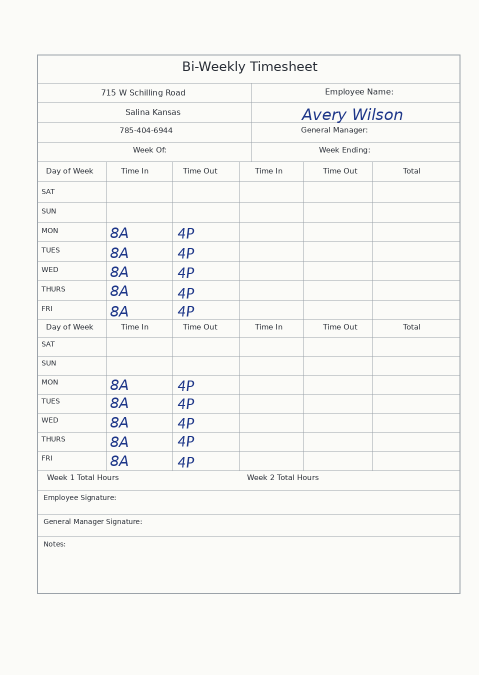
#> input picture test_samples/01_Daytime.png, 958 x 1350 px (shown at 1/2 size)
$ python -i form_geometry.py   (imports and definitions only)
#> lines starting #> are read from the running program, lines starting #| are printed output that depends on the picture; after the words box and inside, x2 and y2 are one past the last pixel; in counts of white or black regions, pixels touching at a corner belong together
#> further down, picture is the input picture: PIL image 958x1350 RGB; mean R, G, B 246, 246.3, 244.1
"""Locate this hotel's printed clock grid without using handwriting content."""
from __future__ import annotations
from dataclasses import dataclass
from PIL import Image

REF_W, REF_H = 958, 1350
ROW_Y = [(368 + 39*i, 405 + 39*i) for i in range(7)] + [(673 + 38*i, 712 + 38*i) for i in range(7)]
COL_X = ((215, 342), (350, 474), (479, 602), (612, 738))
_COLUMN_BORDERS = (213, 345, 478, 607, 745)


def _intersection(vertical, horizontal):
    a, b = vertical  # x = a*y + b
    c, d = horizontal  # y = c*x + d
    x = (a*d+b)/(1-a*c)
    return x, c*x+d


@dataclass(frozen=True)
class FormGrid:
    image_size: tuple[int, int]
    analysis_size: tuple[int, int]
    vertical: tuple
    row_bounds: tuple

    def cell_quad(self, row: int, column: int):
        sx = self.image_size[0]/self.analysis_size[0]
        sy = self.image_size[1]/self.analysis_size[1]
        top, bottom = self.row_bounds[row]
        left, right = self.vertical[column:column+2]
        return tuple((x*sx, y*sy) for x, y in (
            _intersection(left, top), _intersection(right, top),
            _intersection(right, bottom), _intersection(left, bottom)))

    def _cell_geometry(self, row: int, column: int):
        import numpy as np
        quad = np.asarray(self.cell_quad(row, column), dtype='float32')
        width = round((np.linalg.norm(quad[1]-quad[0]) + np.linalg.norm(quad[2]-quad[3]))/2)
        height = round((np.linalg.norm(quad[3]-quad[0]) + np.linalg.norm(quad[2]-quad[1]))/2)
        inset = max(1, round(self.image_size[0]/REF_W))
        return quad, width, height, inset

    def crop_size(self, row: int, column: int) -> tuple[int, int]:
        _, width, height, inset = self._cell_geometry(row, column)
        return width - 2 * inset, height - 2 * inset

    def crop_cell(self, image: Image.Image, row: int, column: int) -> Image.Image:
        import cv2
        import numpy as np
        if image.size != self.image_size:
            raise ValueError('Grid belongs to a different image size')
        quad, width, height, inset = self._cell_geometry(row, column)
        # Keep the interpolation neighborhood while avoiding a full-page
        # array copy for every cell of a high-resolution photo.
        origin = np.maximum(np.floor(quad.min(axis=0)).astype(int) - 1, 0)
        end = np.minimum(np.ceil(quad.max(axis=0)).astype(int) + 2, image.size)
        region = image.crop((*origin, *end)).convert('RGB')
        quad -= origin.astype('float32')
        destination = np.asarray(((0, 0), (width-1, 0), (width-1, height-1),
                                  (0, height-1)), dtype='float32')
        matrix = cv2.getPerspectiveTransform(quad, destination)
        cell = cv2.warpPerspective(np.asarray(region), matrix,
                                  (width, height), borderValue=(255, 255, 255))
        return Image.fromarray(cell).crop((inset, inset, width-inset, height-inset))


def find_form_grid(image: Image.Image) -> FormGrid | None:
    """Return a validated 14-row/four-clock-column grid, or abstain.

    Only long, neutral-colored printed rules contribute to alignment. Blue ink
    cannot supply a clock-column boundary. Partial or implausible grids fall
    back to the existing fixed crops rather than guessing another layout.
    """
    import cv2
    import numpy as np
    if image.width < 450 or image.height < 650:
        return None
    width = min(REF_W, image.width)
#> width = 958
    height = round(image.height*width/image.width)
#> height = 1350
    if not 1.2 < height/width < 1.7:
        return None
    a = np.asarray(image.convert('RGB').resize((width, height))).astype('int16')
    mask = (a.max(axis=2)-a.min(axis=2) < 38) & (a.mean(axis=2) < 225)
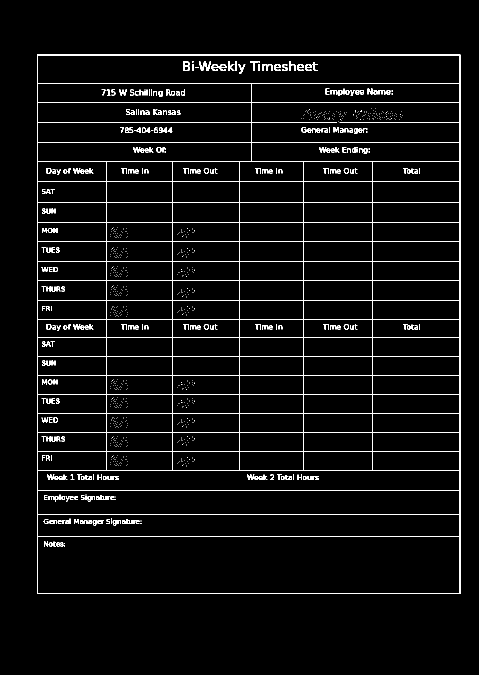
#> mask: shape (1350, 958) bool (shown at 1/2 size); 3.5% white in thin lines or dots, all inside (x1, y1, x2, y2) = (74, 109, 921, 1188)
    mask[:round(height*.22)] = False
    mask[round(height*.72):] = False
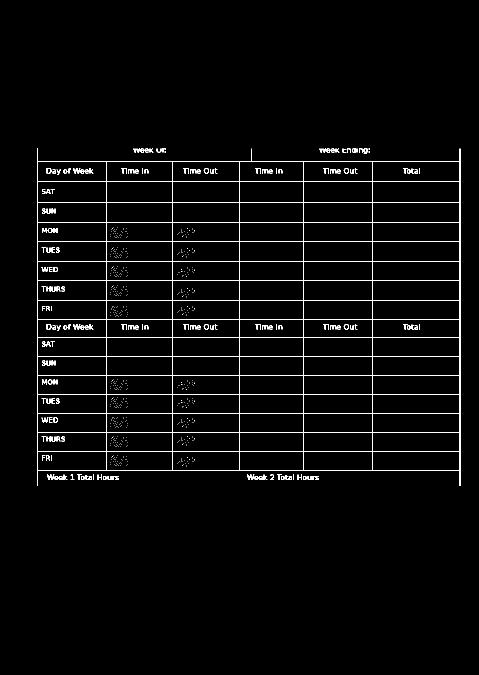
#> mask: shape (1350, 958) bool (shown at 1/2 size); 2.2% white in thin lines or dots, all inside (x1, y1, x2, y2) = (74, 297, 921, 972)
    segments = cv2.HoughLinesP(np.uint8(mask)*255, 1, np.pi/1800,
        threshold=65, minLineLength=round(height*.075), maxLineGap=round(width*.05))
#> segments = 61 rows, first 6: [74, 789, 920, 789], [74, 600, 920, 600], [74, 903, 920, 903], [74, 522, 920, 522], [74, 941, 920, 941], [74, 674, 920, 674]
    if segments is None:
        return None
    mid_y, mid_x = height*.5, width*.5
#> mid_y = 675; mid_x = 479
    vertical, horizontal = [], []
    for x1, y1, x2, y2 in segments[:, 0, :]:
        dx, dy = float(x2-x1), float(y2-y1)
        if abs(dy) > height*.09 and abs(dx) < abs(dy)*.08:
            slope = dx/dy
            vertical.append((slope, x1-slope*y1, abs(dy)))
        if abs(dx) > width*.35 and abs(dy) < abs(dx)*.06:
            slope = dy/dx
            horizontal.append((slope, y1-slope*x1, abs(dx)))
#> this loop made 61 passes
#> (x1, y1, x2, y2, dx, dy, slope) on passes 1 to 12: (74, 789, 920, 789, 846, 0, 0), (74, 600, 920, 600, 846, 0, 0), (74, 903, 920, 903, 846, 0, 0), (74, 522, 920, 522, 846, 0, 0), (74, 941, 920, 941, 846, 0, 0), (74, 674, 920, 674, 846, 0, 0), (74, 561, 920, 561, 846, 0, 0), (74, 713, 920, 713, 846, 0, 0), (74, 362, 920, 362, 846, 0, 0), (74, 323, 920, 323, 846, 0, 0), (74, 827, 920, 827, 846, 0, 0), (74, 405, 920, 405, 846, 0, 0)
#> (dx, dy, slope) on pass 61: (12, -237, -0.0506)
#> after the loop, horizontal = [(0, 789, 846), (0, 600, 846), (0, 903, 846), (0, 522, 846), (0, 941, 846), (0, 674, 846), (0, 561, 846), (0, 713, 846), (0, 362, 846), (0, 323, 846), (0, 827, 846), (0, 405, 846), (0, 483, 846), (0, 444, 846), (0, 751, 846), (0, 865, 846), (0, 638, 846)]; vertical = 20 items, first 6: (0.00148, 73.56, 674), (0, 607, 635), (0, 478, 616), (0, 919, 674), (0, 345, 616), (0, 745, 616)
    selected = []
    for border in _COLUMN_BORDERS:
        expected = border*width/REF_W
        candidates = [v for v in vertical if abs(v[0]*mid_y+v[1]-expected) < width*.06]
        if not candidates:
            return None
        # Long rules are more reliable than short text/edge fragments.
        chosen = max(candidates, key=lambda line: line[2])
        selected.append(chosen[:2])
#> this loop made 5 passes
#> after the loop, selected = [(0, 213), (0, 345), (0, 478), (0, 607), (0, 745)]
    slopes = np.asarray([v[0] for v in selected])
#> slopes = [0, 0, 0, 0, 0]
    if float(slopes.max()-slopes.min()) > .045:
        return None
    for y in (height*.3, height*.7):
        positions = [a*y+b for a, b in selected]
        gaps = np.diff(positions)
        if np.any(gaps < width*.10) or np.any(gaps > width*.19):
            return None
#> this loop made 2 passes
#> (positions, gaps) on passes 1 to 2: ([213, 345, 478, 607, 745], [132, 133, 129, 138]), ([213, 345, 478, 607, 745], [132, 133, 129, 138])

    # Merge the two edges of a printed rule and duplicate Hough segments.
    groups = []
    for line in sorted(horizontal, key=lambda h: h[0]*mid_x+h[1]):
        value = line[0]*mid_x+line[1]
        if groups and abs(value-groups[-1][0]) < 3:
            groups[-1][1].append(line)
            groups[-1][0] = float(np.average([h[0]*mid_x+h[1]
                for h in groups[-1][1]], weights=[h[2] for h in groups[-1][1]]))
        else:
            groups.append([value, [line]])
#> this loop made 17 passes
#> (line, value) on passes 1 to 12: ((0, 323, 846), 323), ((0, 362, 846), 362), ((0, 405, 846), 405), ((0, 444, 846), 444), ((0, 483, 846), 483), ((0, 522, 846), 522), ((0, 561, 846), 561), ((0, 600, 846), 600), ((0, 638, 846), 638), ((0, 674, 846), 674), ((0, 713, 846), 713), ((0, 751, 846), 751)
#> after the loop, groups = 17 items
    rules = [max(group, key=lambda h: h[2])[:2] for _, group in groups]
#> rules = [(0, 323), (0, 362), (0, 405), (0, 444), (0, 483), (0, 522), (0, 561), (0, 600), (0, 638), (0, 674), (0, 713), (0, 751), (0, 789), (0, 827), (0, 865), (0, 903), (0, 941)]
    row_bounds = []
    for week in range(2):
        rows = ROW_Y[week*7:week*7+7]
        expected = [r[0]*height/REF_H for r in rows] + [rows[-1][1]*height/REF_H]
        step = (expected[-1]-expected[0])/7
        matched = []
        for value in expected:
            nearest = min(rules, key=lambda h: abs(h[0]*mid_x+h[1]-value), default=None)
            matched.append(nearest if nearest and abs(nearest[0]*mid_x+nearest[1]-value) < step*.34 else None)
        if sum(h is not None for h in matched) < 6 or matched[0] is None or matched[-1] is None:
            return None
        for i, rule in enumerate(matched):
            if rule is None:
                left = max(j for j in range(i) if matched[j] is not None)
                right = min(j for j in range(i+1, 8) if matched[j] is not None)
                fraction = (i-left)/(right-left)
                matched[i] = tuple(matched[left][k]*(1-fraction) + matched[right][k]*fraction
                                   for k in range(2))
        positions = [a*mid_x+b for a, b in matched]
        gaps = np.diff(positions)
        if np.any(gaps < step*.65) or np.any(gaps > step*1.35):
            return None
        row_bounds.extend(zip(matched[:-1], matched[1:]))
#> this loop made 2 passes
#> (positions, gaps) on passes 1 to 2: ([362, 405, 444, 483, 522, 561, 600, 638], [43, 39, 39, 39, 39, 39, 38]), ([674, 713, 751, 789, 827, 865, 903, 941], [39, 38, 38, 38, 38, 38, 38])
#> after the loop, row_bounds = 14 items
    grid = FormGrid(image.size, (width, height), tuple(selected), tuple(row_bounds))
    for row in range(14):
        for column in range(4):
            quad = grid.cell_quad(row, column)
            if any(not (0 <= x < image.width and 0 <= y < image.height) for x, y in quad):
                return None
    return grid

>>> from PIL import Image
>>> picture = Image.open('../test_samples/01_Daytime.png')
>>> result = find_form_grid(picture)

$ run again, on test_samples/03_SplitShifts.png
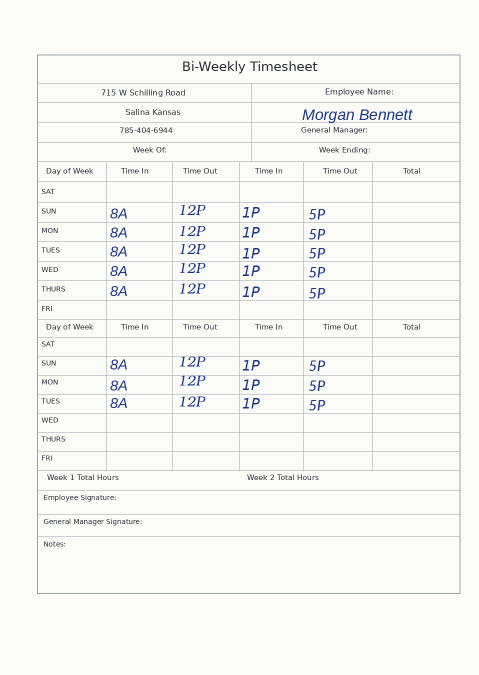
#> input picture test_samples/03_SplitShifts.png, 958 x 1350 px (shown at 1/2 size)
#> picture is the input picture: PIL image 958x1350 RGB; mean R, G, B 245.5, 245.9, 243.8
#> in find_form_grid, `mask = (a.max(axis=2)-a.min(axis=2) < 38) & (a.mean(axis=2) < 225)`:
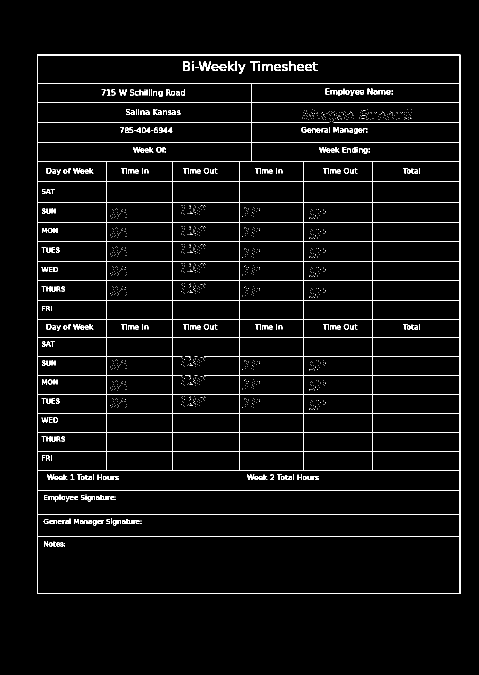
#> mask: shape (1350, 958) bool (shown at 1/2 size); 3.6% white in thin lines or dots, all inside (x1, y1, x2, y2) = (74, 109, 921, 1188)
#> in find_form_grid, `mask[round(height*.72):] = False`:
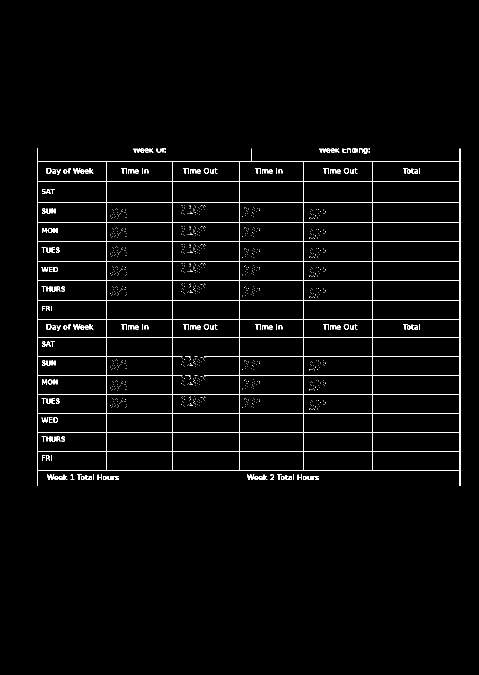
#> mask: shape (1350, 958) bool (shown at 1/2 size); 2.2% white in thin lines or dots, all inside (x1, y1, x2, y2) = (74, 297, 921, 972)
#> segments = 54 rows, first 6: [74, 323, 920, 323], [74, 362, 920, 362], [74, 522, 920, 522], [74, 600, 920, 600], [74, 827, 920, 827], [74, 444, 920, 444]
#> the loop in find_form_grid, `for x1, y1, x2, y2 in segments[:, 0, :]:` made 54 passes
#> (x1, y1, x2, y2, dx, dy, slope) on passes 1 to 8: (74, 323, 920, 323, 846, 0, 0), (74, 362, 920, 362, 846, 0, 0), (74, 522, 920, 522, 846, 0, 0), (74, 600, 920, 600, 846, 0, 0), (74, 827, 920, 827, 846, 0, 0), (74, 444, 920, 444, 846, 0, 0), (74, 789, 920, 789, 846, 0, 0), (74, 903, 920, 903, 846, 0, 0)
#> after the loop in find_form_grid, `for x1, y1, x2, y2 in segments[:, 0, :]:`: horizontal = [(0, 323, 846), (0, 362, 846), (0, 522, 846), (0, 600, 846), (0, 827, 846), (0, 444, 846), (0, 789, 846), (0, 903, 846), (0, 674, 846), (0, 865, 846), (0, 483, 846), (0, 941, 846), (0, 405, 846), (0, 713, 846), (0, 638, 846), (0, 751, 846), (0, 561, 846)]; vertical = 22 items, first 6: (-0.00148, 75.44, 674), (0, 919, 674), (0, 607, 635), (0, 74, 407), (0, 920, 674), (0, 745, 616)
#> the loop in find_form_grid, `for border in _COLUMN_BORDERS:` made 5 passes
#> chosen on passes 1 to 5: (0, 213, 632), (0, 345, 616), (0, 478, 616), (0, 607, 635), (0, 745, 616)
#> after the loop in find_form_grid, `for border in _COLUMN_BORDERS:`: selected = [(0, 213), (0, 345), (0, 478), (0, 607), (0, 745)]
#> slopes = [0, 0, 0, 0, 0]
#> the loop in find_form_grid, `for y in (height*.3, height*.7):` made 2 passes
#> (positions, gaps) on passes 1 to 2: ([213, 345, 478, 607, 745], [132, 133, 129, 138]), ([213, 345, 478, 607, 745], [132, 133, 129, 138])
#> the loop in find_form_grid, `for line in sorted(horizontal, key=lambda h: h[0]*mid_x+h[1]):` made 17 passes
#> (line, value) on passes 1 to 8: ((0, 323, 846), 323), ((0, 362, 846), 362), ((0, 405, 846), 405), ((0, 444, 846), 444), ((0, 483, 846), 483), ((0, 522, 846), 522), ((0, 561, 846), 561), ((0, 600, 846), 600)
#> after the loop in find_form_grid, `for line in sorted(horizontal, key=lambda h: h[0]*mid_x+h[1]):`: groups = 17 items
#> rules = [(0, 323), (0, 362), (0, 405), (0, 444), (0, 483), (0, 522), (0, 561), (0, 600), (0, 638), (0, 674), (0, 713), (0, 751), (0, 789), (0, 827), (0, 865), (0, 903), (0, 941)]
#> the loop in find_form_grid, `for week in range(2):` made 2 passes
#> (positions, gaps) on passes 1 to 2: ([362, 405, 444, 483, 522, 561, 600, 638], [43, 39, 39, 39, 39, 39, 38]), ([674, 713, 751, 789, 827, 865, 903, 941], [39, 38, 38, 38, 38, 38, 38])
#> after the loop in find_form_grid, `for week in range(2):`: row_bounds = 14 items
